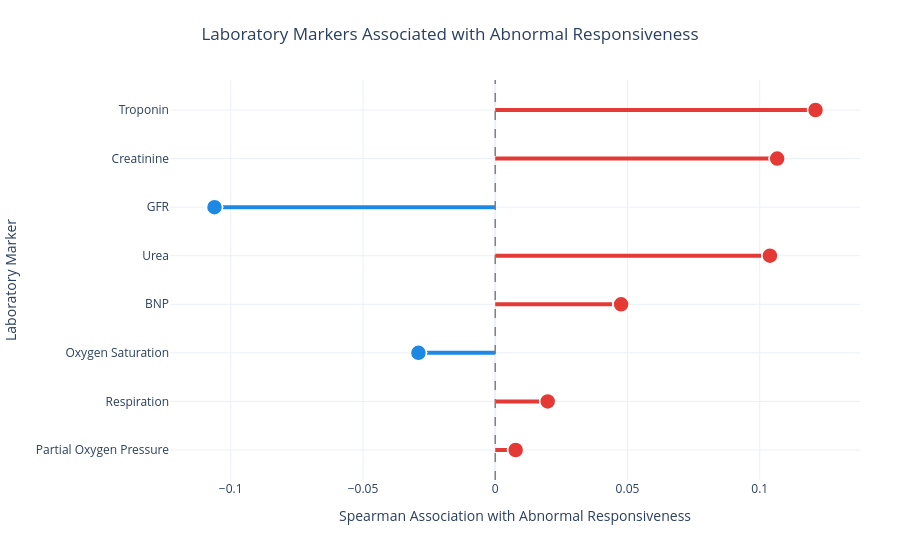

The code cell stored with this chart in its notebook:
### Code cell
# -------------------------------------------------------
# Step 2 Create Normal/Abnormal responsiveness
# -------------------------------------------------------
df_lab["Abnormal_Response"] = (
    df_lab["consciousness"]
    .astype(str)
    .str.strip()
    .str.lower()
    .ne("clear")
).astype(int)

print(
    df_lab["Abnormal_Response"]
    .value_counts()
)

# -------------------------------------------------------
# Step 3. Select laboratory markers
# -------------------------------------------------------

lab_markers = [
    "brain_natriuretic_peptide",
    "high_sensitivity_troponin",
    "creatinine_enzymatic_method",
    "urea",
    "glomerular_filtration_rate",
    "oxygen_saturation",
    "respiration",
    "partial_oxygen_pressure"
]

for col in lab_markers:

    df_lab[col] = pd.to_numeric(
        df_lab[col],
        errors="coerce"
    )
    
# ------------------------------------------------------------
# Step 4. Calculate association with abnormal responsiveness
# ------------------------------------------------------------

associations = []

for marker in lab_markers:

    corr = df_lab[
        marker
    ].corr(
        df_lab["Abnormal_Response"],
        method="spearman"
    )

    associations.append(
        {
            "Marker": marker,
            "Association": corr,
            "Absolute_Association": abs(corr)
        }
    )

association_df = pd.DataFrame(
    associations
)

# -------------------------------------------------------
# Step 5. Give markers readable names
# -------------------------------------------------------

name_map = {

    "brain_natriuretic_peptide":
        "BNP",

    "high_sensitivity_troponin":
        "Troponin",

    "creatinine_enzymatic_method":
        "Creatinine",

    "urea":
        "Urea",

    "glomerular_filtration_rate":
        "GFR",

    "oxygen_saturation":
        "Oxygen Saturation",

    "respiration":
        "Respiration",

    "partial_oxygen_pressure":
        "Partial Oxygen Pressure"
}

association_df["Marker"] = (
    association_df["Marker"]
    .replace(name_map)
)

# -------------------------------------------------------
# Step 6. Rank the markers
# -------------------------------------------------------

association_df = (
    association_df
    .dropna(
        subset=["Association"]
    )
    .sort_values(
        "Absolute_Association",
        ascending=True
    )
)

display(
    association_df.round(3)
)

# -------------------------------------------------------
# Step 7. Create interactive colored lollipop chart
# -------------------------------------------------------

colors = [
    "#E53935"
    if x > 0
    else "#1E88E5"
    for x in association_df[
        "Association"
    ]
]

fig = go.Figure()

for _, row in association_df.iterrows():

    line_color = (
        "#E53935"
        if row["Association"] > 0
        else "#1E88E5"
    )

    fig.add_trace(
        go.Scatter(
            x=[
                0,
                row["Association"]
            ],

            y=[
                row["Marker"],
                row["Marker"]
            ],

            mode="lines",

            line=dict(
                color=line_color,
                width=4
            ),

            hoverinfo="skip",

            showlegend=False
        )
    )

    fig.add_trace(
    go.Scatter(

        x=association_df[
            "Association"
        ],

        y=association_df[
            "Marker"
        ],

        mode="markers",

        marker=dict(
            size=16,
            color=colors,

            line=dict(
                color="white",
                width=1.5
            )
        ),

        customdata=association_df[
            "Absolute_Association"
        ],

        hovertemplate=(
            "<b>%{y}</b><br>"
            "Association: %{x:.3f}<br>"
            "Absolute Strength: %{customdata:.3f}"
            "<extra></extra>"
        ),

        showlegend=False
    )
)

# -------------------------------------------------------
# Step 8. Add zero reference line
# -------------------------------------------------------

fig.add_vline(
    x=0,
    line_width=1.5,
    line_dash="dash",
    line_color="gray"
)

# -------------------------------------------------------
# Step 9. Format the interactive chart
# -------------------------------------------------------

fig.update_layout(

    title=dict(
        text=(
            "Laboratory Markers Associated with "
            "Abnormal Responsiveness"
        ),
        x=0.5
    ),

    xaxis_title=(
        "Spearman Association with "
        "Abnormal Responsiveness"
    ),

    yaxis_title=(
        "Laboratory Marker"
    ),

    template="plotly_white",

    width=900,
    height=550,

    hoverlabel=dict(
        font_size=13
    ),

    margin=dict(
        l=170,
        r=40,
        t=80,
        b=70
    )
)

fig.show()

### Figure 1 — Plotly figure (JSON) as saved in the notebook; plotly's stock layout.template omitted (floating-point values rounded to 4 significant figures)
{"data": [{"hoverinfo": "skip", "line": {"color": "#E53935", "width": 4}, "mode": "lines", "showlegend": false, "type": "scatter", "x": [0, 0.007706], "y": ["Partial Oxygen Pressure", "Partial Oxygen Pressure"]}, {"customdata": [0.007706, 0.01983, 0.02904, 0.04758, 0.1038, 0.1061, 0.1066, 0.1211], "hovertemplate": "<b>%{y}</b><br>Association: %{x:.3f}<br>Absolute Strength: %{customdata:.3f}<extra></extra>", "marker": {"color": ["#E53935", "#E53935", "#1E88E5", "#E53935", "#E53935", "#1E88E5", "#E53935", "#E53935"], "line": {"color": "white", "width": 1.5}, "size": 16}, "mode": "markers", "showlegend": false, "type": "scatter", "x": [0.007706, 0.01983, -0.02904, 0.04758, 0.1038, -0.1061, 0.1066, 0.1211], "y": ["Partial Oxygen Pressure", "Respiration", "Oxygen Saturation", "BNP", "Urea", "GFR", "Creatinine", "Troponin"]}, {"hoverinfo": "skip", "line": {"color": "#E53935", "width": 4}, "mode": "lines", "showlegend": false, "type": "scatter", "x": [0, 0.01983], "y": ["Respiration", "Respiration"]}, {"customdata": [0.007706, 0.01983, 0.02904, 0.04758, 0.1038, 0.1061, 0.1066, 0.1211], "hovertemplate": "<b>%{y}</b><br>Association: %{x:.3f}<br>Absolute Strength: %{customdata:.3f}<extra></extra>", "marker": {"color": ["#E53935", "#E53935", "#1E88E5", "#E53935", "#E53935", "#1E88E5", "#E53935", "#E53935"], "line": {"color": "white", "width": 1.5}, "size": 16}, "mode": "markers", "showlegend": false, "type": "scatter", "x": [0.007706, 0.01983, -0.02904, 0.04758, 0.1038, -0.1061, 0.1066, 0.1211], "y": ["Partial Oxygen Pressure", "Respiration", "Oxygen Saturation", "BNP", "Urea", "GFR", "Creatinine", "Troponin"]}, {"hoverinfo": "skip", "line": {"color": "#1E88E5", "width": 4}, "mode": "lines", "showlegend": false, "type": "scatter", "x": [0, -0.02904], "y": ["Oxygen Saturation", "Oxygen Saturation"]}, {"customdata": [0.007706, 0.01983, 0.02904, 0.04758, 0.1038, 0.1061, 0.1066, 0.1211], "hovertemplate": "<b>%{y}</b><br>Association: %{x:.3f}<br>Absolute Strength: %{customdata:.3f}<extra></extra>", "marker": {"color": ["#E53935", "#E53935", "#1E88E5", "#E53935", "#E53935", "#1E88E5", "#E53935", "#E53935"], "line": {"color": "white", "width": 1.5}, "size": 16}, "mode": "markers", "showlegend": false, "type": "scatter", "x": [0.007706, 0.01983, -0.02904, 0.04758, 0.1038, -0.1061, 0.1066, 0.1211], "y": ["Partial Oxygen Pressure", "Respiration", "Oxygen Saturation", "BNP", "Urea", "GFR", "Creatinine", "Troponin"]}, {"hoverinfo": "skip", "line": {"color": "#E53935", "width": 4}, "mode": "lines", "showlegend": false, "type": "scatter", "x": [0, 0.04758], "y": ["BNP", "BNP"]}, {"customdata": [0.007706, 0.01983, 0.02904, 0.04758, 0.1038, 0.1061, 0.1066, 0.1211], "hovertemplate": "<b>%{y}</b><br>Association: %{x:.3f}<br>Absolute Strength: %{customdata:.3f}<extra></extra>", "marker": {"color": ["#E53935", "#E53935", "#1E88E5", "#E53935", "#E53935", "#1E88E5", "#E53935", "#E53935"], "line": {"color": "white", "width": 1.5}, "size": 16}, "mode": "markers", "showlegend": false, "type": "scatter", "x": [0.007706, 0.01983, -0.02904, 0.04758, 0.1038, -0.1061, 0.1066, 0.1211], "y": ["Partial Oxygen Pressure", "Respiration", "Oxygen Saturation", "BNP", "Urea", "GFR", "Creatinine", "Troponin"]}, {"hoverinfo": "skip", "line": {"color": "#E53935", "width": 4}, "mode": "lines", "showlegend": false, "type": "scatter", "x": [0, 0.1038], "y": ["Urea", "Urea"]}, {"customdata": [0.007706, 0.01983, 0.02904, 0.04758, 0.1038, 0.1061, 0.1066, 0.1211], "hovertemplate": "<b>%{y}</b><br>Association: %{x:.3f}<br>Absolute Strength: %{customdata:.3f}<extra></extra>", "marker": {"color": ["#E53935", "#E53935", "#1E88E5", "#E53935", "#E53935", "#1E88E5", "#E53935", "#E53935"], "line": {"color": "white", "width": 1.5}, "size": 16}, "mode": "markers", "showlegend": false, "type": "scatter", "x": [0.007706, 0.01983, -0.02904, 0.04758, 0.1038, -0.1061, 0.1066, 0.1211], "y": ["Partial Oxygen Pressure", "Respiration", "Oxygen Saturation", "BNP", "Urea", "GFR", "Creatinine", "Troponin"]}, {"hoverinfo": "skip", "line": {"color": "#1E88E5", "width": 4}, "mode": "lines", "showlegend": false, "type": "scatter", "x": [0, -0.1061], "y": ["GFR", "GFR"]}, {"customdata": [0.007706, 0.01983, 0.02904, 0.04758, 0.1038, 0.1061, 0.1066, 0.1211], "hovertemplate": "<b>%{y}</b><br>Association: %{x:.3f}<br>Absolute Strength: %{customdata:.3f}<extra></extra>", "marker": {"color": ["#E53935", "#E53935", "#1E88E5", "#E53935", "#E53935", "#1E88E5", "#E53935", "#E53935"], "line": {"color": "white", "width": 1.5}, "size": 16}, "mode": "markers", "showlegend": false, "type": "scatter", "x": [0.007706, 0.01983, -0.02904, 0.04758, 0.1038, -0.1061, 0.1066, 0.1211], "y": ["Partial Oxygen Pressure", "Respiration", "Oxygen Saturation", "BNP", "Urea", "GFR", "Creatinine", "Troponin"]}, {"hoverinfo": "skip", "line": {"color": "#E53935", "width": 4}, "mode": "lines", "showlegend": false, "type": "scatter", "x": [0, 0.1066], "y": ["Creatinine", "Creatinine"]}, {"customdata": [0.007706, 0.01983, 0.02904, 0.04758, 0.1038, 0.1061, 0.1066, 0.1211], "hovertemplate": "<b>%{y}</b><br>Association: %{x:.3f}<br>Absolute Strength: %{customdata:.3f}<extra></extra>", "marker": {"color": ["#E53935", "#E53935", "#1E88E5", "#E53935", "#E53935", "#1E88E5", "#E53935", "#E53935"], "line": {"color": "white", "width": 1.5}, "size": 16}, "mode": "markers", "showlegend": false, "type": "scatter", "x": [0.007706, 0.01983, -0.02904, 0.04758, 0.1038, -0.1061, 0.1066, 0.1211], "y": ["Partial Oxygen Pressure", "Respiration", "Oxygen Saturation", "BNP", "Urea", "GFR", "Creatinine", "Troponin"]}, {"hoverinfo": "skip", "line": {"color": "#E53935", "width": 4}, "mode": "lines", "showlegend": false, "type": "scatter", "x": [0, 0.1211], "y": ["Troponin", "Troponin"]}, {"customdata": [0.007706, 0.01983, 0.02904, 0.04758, 0.1038, 0.1061, 0.1066, 0.1211], "hovertemplate": "<b>%{y}</b><br>Association: %{x:.3f}<br>Absolute Strength: %{customdata:.3f}<extra></extra>", "marker": {"color": ["#E53935", "#E53935", "#1E88E5", "#E53935", "#E53935", "#1E88E5", "#E53935", "#E53935"], "line": {"color": "white", "width": 1.5}, "size": 16}, "mode": "markers", "showlegend": false, "type": "scatter", "x": [0.007706, 0.01983, -0.02904, 0.04758, 0.1038, -0.1061, 0.1066, 0.1211], "y": ["Partial Oxygen Pressure", "Respiration", "Oxygen Saturation", "BNP", "Urea", "GFR", "Creatinine", "Troponin"]}], "layout": {"height": 550, "hoverlabel": {"font": {"size": 13}}, "margin": {"b": 70, "l": 170, "r": 40, "t": 80}, "shapes": [{"line": {"color": "gray", "dash": "dash", "width": 1.5}, "type": "line", "x0": 0, "x1": 0, "xref": "x", "y0": 0, "y1": 1, "yref": "y domain"}], "title": {"text": "Laboratory Markers Associated with Abnormal Responsiveness", "x": 0.5}, "width": 900, "xaxis": {"title": {"text": "Spearman Association with Abnormal Responsiveness"}}, "yaxis": {"title": {"text": "Laboratory Marker"}}}}
